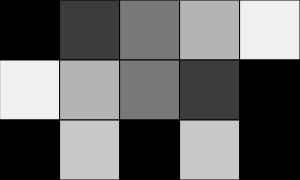
Frame 1 (no input)
Frame 60 (no input): identical to frame 1, image omitted
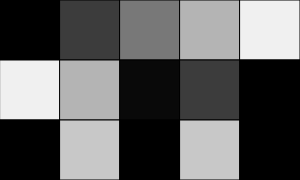
Frame 120 (the mouse pressed at the canvas centre since frame 60)

The p5.js sketch that drew these frames (run headless with seeded random() and noise() and a simulated clock; from frame 60 on, the mouse is pressed at the canvas centre):

// p5.js sketch
// ── sketch.js
// Project Title
// Your Name
// Date
//
// Extra for Experts:
// - describe what you did to take this project "above and beyond"


let grid =
  [[0, 60, 120, 180, 240],
  [240, 180, 120, 60, 0],
  [0, 200, 0, 200, 0]
  ];

let squareSize = 60;
const NUM_ROWS = 3; const NUM_COLS = 5;

function setup() {
  createCanvas(NUM_COLS * squareSize, NUM_ROWS * squareSize);
}

function renderGrid() {
  // interpret the information in the 2D array, and draw
  // a grid of colors on the screen to reflect it.
  for (let y = 0; y < NUM_ROWS; y++) {
    for (let x = 0; x < NUM_COLS; x++) {
      let fillColor = grid[y][x];
      fill(fillColor);
      square(x * squareSize, y * squareSize, squareSize);
    }
  }
}

function getCurrentY() {
  //determine current row of the mouse position
  let constrainedY = constrain(mouseY, 0, height - 1);
  return floor(constrainedY / squareSize);
}

function getCurrentX() {
  //determine current col of the mouse position
  let constrainedX = constrain(mouseX, 0, width - 1);
  return floor(constrainedX / squareSize);
}

function checkForMouse() {
  //flip current tile to a random greyscale value
  if (mouseIsPressed) {
    let x = getCurrentX();
    let y = getCurrentY();
    grid[y][x] = floor(random(255));
  }

}

function draw() {
  background(220);
  renderGrid();
  checkForMouse();

}
